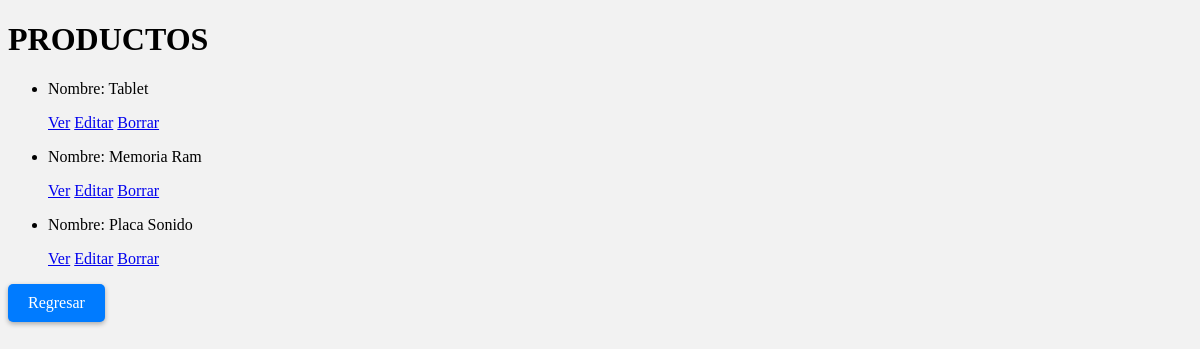
/App1/producto/list, run on an earlier commit of the app's database.
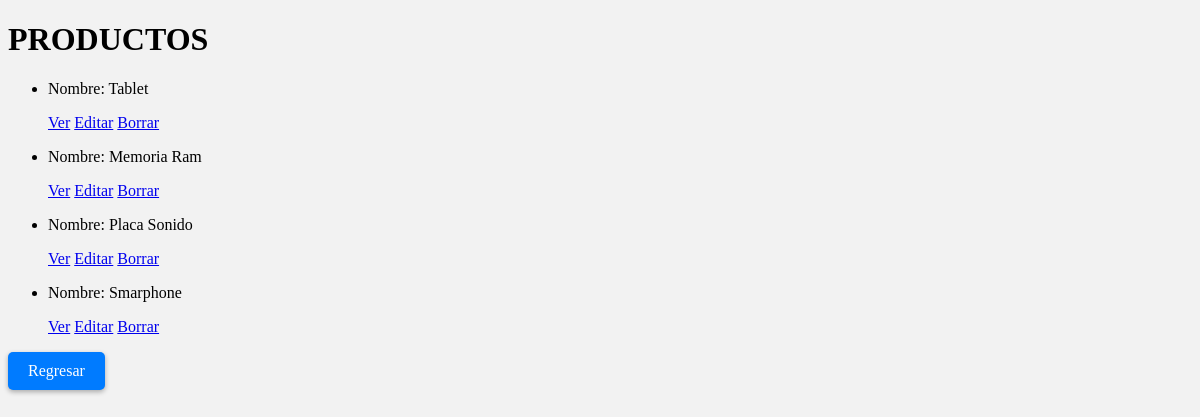
And on a later commit of the database.
### App1/models.py (models this page shows, shortened)
class producto(models.Model):
    nombre= models.CharField(max_length=40)
    cantidad= models.IntegerField()

### App1/views.py (the view)
# urls.py: path('producto/list',views.ProductoList.as_view(),name='List'),
class ProductoList(ListView):
    model =producto
    template_name='/App1/producto_list.html'

### App1/Templates/App1/producto_list.html (shortened to what this page needs)
<!DOCTYPE html>
<html lang="en">
<head>
</head>
<body>
    <h1>PRODUCTOS</h1>
    <ul>
        {% for producto in object_list %}
            <li>
                <p>Nombre: {{ producto.nombre }}</p>
                <p>
                    <a href="{% url 'Detail' producto.id %}">Ver</a>
                    <a href="{% url 'Edit' producto.id %}">Editar</a>
                    <a href="{% url 'Delete' producto.id %}">Borrar</a>
                </p>
            </li>
        {% endfor %}
    </ul>
    <html>
            <head>
            </head>
            <body>
              <a href="{%url 'inicio' %}" class="button">Regresar</a>
            </body>
          </html>
  </head>
  <body>
  </body>
</html

What changed in the data, as far as the page shows it:
added producto: nombre "Smarphone"
